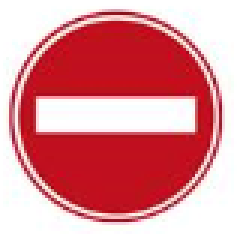
#> input picture circles/no.jpg, 84 x 78 px (shown 3 times larger)
$ python 'modified main.py'
#> lines starting #> are read from the running program, lines starting #| are printed output that depends on the picture; after the words box and inside, x2 and y2 are one past the last pixel; in counts of white or black regions, pixels touching at a corner belong together
#> further down, input_image is the input picture: shape (78, 84, 3); mean B, G, R 151.4, 145, 223.1
import cv2 as cv
import numpy as np

def color_mask(image, up,down):
    Pnum = cv.countNonZero( cv.inRange(image, down, up))
    return Pnum
def deleteText(c, imageA):
    cimg = np.zeros_like(imageA)
    cv.drawContours(cimg, [c], -1, (255, 255, 255), thickness=2)
    newImage = cimg.copy()
    h, w = cimg.shape[:2]
    mask = np.zeros((h + 2, w + 2), np.uint8)
    cv.floodFill(newImage, mask, (0, 0), 255);
    newImage_inv = cv.bitwise_not(newImage)
    out = cimg | newImage_inv
    for i in range(0, imageA.shape[0]):
        for j in range(0, imageA.shape[1]):
            if (out[i, j][0] != 255 or out[i, j][1] != 255 or out[i, j][2] != 255):
                imageA[i, j] = 0

    h, w = imageA.shape[:2]
    mask = np.zeros((h + 2, w + 2), np.uint8)
    cv.floodFill(imageA, mask, (0, 0), (255, 255, 255));

    grayB = cv.cvtColor(imageA, cv.COLOR_BGR2GRAY)
    return grayB,imageA
def rescale(W,image):

#> called with W = 300
    height, width, depth = image.shape
#> height = 78; width = 84; depth = 3
    imgzcale = W / width
#> imgzcale = 3.57
    newX, newY = image.shape[1] * imgzcale, image.shape[0] * imgzcale
#> newX = 300; newY = 278.6
    newimage = cv.resize(image, (int(newX), int(newY)))
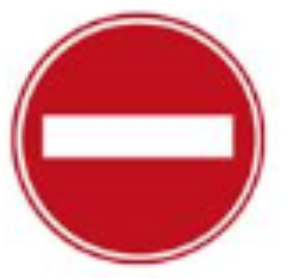
#> newimage: shape (278, 300, 3); mean B, G, R 151.3, 144.9, 223

    return newimage
def findc(grayA):
    blur = cv.medianBlur(grayA, 7)
    laplacian = cv.Laplacian(blur, cv.CV_8UC1)
    contours, hierarchy = cv.findContours(laplacian, cv.RETR_TREE, cv.CHAIN_APPROX_NONE)
    c = max(contours, key=cv.contourArea)


    epsilon = 0.025 * cv.arcLength(c, True)
    approx = cv.approxPolyDP(c, epsilon, True)

    ret, thresholded = cv.threshold(blur, 127, 255, cv.THRESH_BINARY)
    invetred_image = cv.bitwise_not(thresholded)
    contours2, hierarchy2 = cv.findContours(invetred_image, cv.RETR_LIST, cv.CHAIN_APPROX_SIMPLE)
    c2=min(contours2, key=cv.contourArea)
    approx2 = cv.approxPolyDP(c2, epsilon, True)

    cv.imshow("d",invetred_image)
    cv.waitKey(0)

    return approx, c,contours2,c2,approx2


if __name__ == '__main__':

    input_image = cv.imread("circles/no.jpg")
    input_image = rescale(300, input_image)
    image_size = input_image .shape[0] * input_image.shape[1]
#> image_size = 83400
    image_gray = cv.cvtColor(input_image, cv.COLOR_BGR2GRAY)
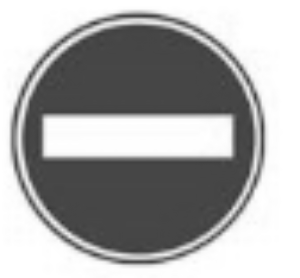
#> image_gray: shape (278, 300); min 54, max 255, mean 169
    hsv=cv.cvtColor(input_image, cv.COLOR_BGR2HSV)
#> hsv: shape (278, 300, 3); mean H, S, V 115.3, 104.9, 223.6

    yellow_number = color_mask(hsv, np.array([35, 255, 255]), np.array([15, 100, 100]))
#> in color_mask, `Pnum = cv.countNonZero( cv.inRange(image, down, up))`: Pnum = 0
#> yellow_number = 0
    green_number = color_mask(hsv, np.array([90, 255, 255]), np.array([30, 100, 50]))
#> green_number = 0
    brown_number = color_mask(hsv, np.array([20, 255, 200]), np.array([10, 100, 20]))
#> brown_number = 0
    red_number1 = color_mask(hsv, np.array([10, 255, 255]), np.array([0, 50, 50]))
#> red_number1 = 2256
    red_number2 = color_mask(hsv, np.array([180, 255, 255]), np.array([170, 50, 50]))
#> red_number2 = 40604
    red_number= red_number1 + red_number2
#> red_number = 42860
    blue_number = color_mask(hsv, np.array([130, 255, 255]), np.array([80, 50, 50]))
#> blue_number = 0

    approximated, c,xxx,xxxxx,xxxx = findc(image_gray)
#> in findc, `laplacian = cv.Laplacian(blur, cv.CV_8UC1)`:
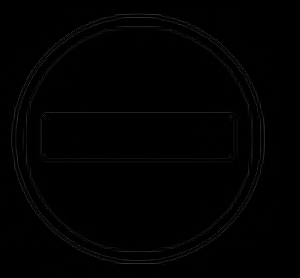
#> laplacian: shape (278, 300); min 0, max 56, mean 1.3
#> in findc, `contours, hierarchy = cv.findContours(laplacian, cv.RETR_TREE, cv.CHAI..`: contours = 1421 contours, 1318 with area under 20; largest, box (x1, y1, x2, y2) and area: (10, 13, 265, 265) 50190, (16, 17, 261, 261) 46684, (22, 24, 255, 254) 41500, (32, 154, 245, 252) 12863, (35, 29, 244, 113) 10796
#> in findc, `c = max(contours, key=cv.contourArea)`: c = contour of 919 points, box (x1, y1, x2, y2) (10, 13, 265, 265), area 50190
#> in findc, `epsilon = 0.025 * cv.arcLength(c, True)`: epsilon = 27.4
#> in findc, `approx = cv.approxPolyDP(c, epsilon, True)`: approx = [[98, 17], [29, 70], [13, 173], [71, 247], [165, 264], [252, 196], [261, 96], [197, 25]]
#> in findc, `ret, thresholded = cv.threshold(blur, 127, 255, cv.THRESH_BINARY)`:
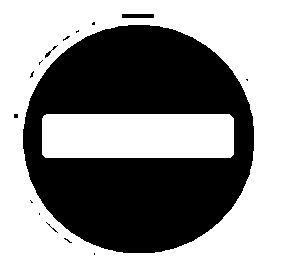
#> thresholded: shape (278, 300); 59.9% white; 15 black regions (12 under 20 px), largest, box (x1, y1, x2, y2) and area: (23, 25, 254, 253) 33199, (122, 14, 154, 18) 128, (45, 45, 58, 58) 33
#> in findc, `invetred_image = cv.bitwise_not(thresholded)`: invetred_image: shape (278, 300); 40.1% white; 15 white regions (12 under 20 px)
#> in findc, `contours2, hierarchy2 = cv.findContours(invetred_image, cv.RETR_LIST, ..`: contours2 = 16 contours, 13 with area under 20; largest, box (x1, y1, x2, y2) and area: (23, 25, 254, 253) 41291, (41, 113, 235, 159) 8646, (122, 14, 154, 18) 93
#> in findc, `c2=min(contours2, key=cv.contourArea)`: c2 = [[94, 253], [94, 254]]
#> in findc, `approx2 = cv.approxPolyDP(c2, epsilon, True)`: approx2 = [[94, 253]]
#> approximated has the same summary as approx in findc; xxx has the same summary as contours2 in findc; xxxxx = [[94, 253], [94, 254]]; xxxx = [[94, 253]]
    grayB, input_image = deleteText(c, input_image)
#> in deleteText, `cv.drawContours(cimg, [c], -1, (255, 255, 255), thickness=2)`: cimg: shape (278, 300, 3); 3.7% white; 1 white region
#> in deleteText, `cv.floodFill(newImage, mask, (0, 0), 255);`:
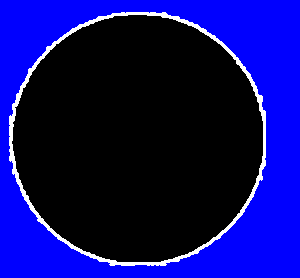
#> newImage: shape (278, 300, 3); mean of channels 0, 1, 2 106, 9.4, 9.4; drawn as B, G, R
#> in deleteText, `out = cimg | newImage_inv`:
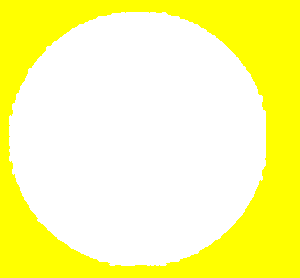
#> out: shape (278, 300, 3); mean of channels 0, 1, 2 158.4, 255, 255; drawn as B, G, R
#> after the loop in deleteText, `for i in range(0, imageA.shape[0]):`:
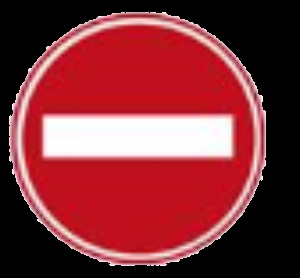
#> imageA: shape (278, 300, 3); mean B, G, R 55.6, 49.1, 127
    xx, c, contours2 ,xxxxxxx,xxxxxxxxx= findc(grayB)
#> in findc (call 2), `contours, hierarchy = cv.findContours(laplacian, cv.RETR_TREE, cv.CHAI..`: contours = 1262 contours, 1189 with area under 20; largest, box (x1, y1, x2, y2) and area: (9, 12, 266, 266) 51136, (16, 17, 261, 261) 46684, (22, 24, 255, 254) 41500, (32, 154, 245, 252) 12863, (35, 29, 244, 113) 10796
#> xx = [[113, 13], [34, 63], [9, 158], [57, 238], [163, 265], [241, 215], [265, 113], [212, 34]]; c = contour of 779 points, box (x1, y1, x2, y2) (9, 12, 266, 266), area 51136; xxxxxxx = [[94, 253], [94, 254]]; xxxxxxxxx = [[94, 253]]
    hsv2=cv.cvtColor(input_image, cv.COLOR_BGR2HSV)
#> hsv2: shape (278, 300, 3); mean H, S, V 97.4, 103.7, 223.8
    black_number = color_mask(hsv2, np.array([180, 255, 40]), np.array([0, 0, 0]))
#> black_number = 0

    if len(approximated) == 4 and yellow_number > 100:
        print("exit")
    elif green_number>100 and len(approximated) == 4:
        print("major")
    elif brown_number / image_size > 0.2:
        print("tour")
    elif len(approximated) == 3 and yellow_number>100 and  green_number>100 :
        print("traffic light")
    elif len(approximated) > 4 and blue_number > 100 and red_number > 100:
        print("no parking")
    else:
        if len(approximated) == 4 and blue_number>100:
            print("free road")
        else:
            if blue_number/image_size < 0.07 and  red_number/image_size < 0.07:
                if len(approximated) > 7:
                    print("speed_limit")
                else:
                    print("local_destination")
            elif len(approximated) == 3:
                if len(contours2) == 3:
                    print("bump")
                elif black_number> 200 :
                    print("dangerous_descendent ")
                else:
                    print("give way")
            else:
                xx, xxxxx, contours, c2, approximated2 = findc(grayB)
#> xxxxx has the same summary as c; contours has the same summary as contours2 in findc; c2 = [[94, 253], [94, 254]]; approximated2 = [[94, 253]]

                center = cv.moments(c2)
#> center = moments, m00 0
                center_x = int(center["m10"] / (center["m00"]+1))
#> center_x = 0
                center_y = int(center["m01"] / (center["m00"]+1))
#> center_y = 0
                count_right = count_left = count_top = 0

                for i in range(len(approximated2)):
                   if approximated2[i][0][0] > center_x:
                       count_right = count_right + 1
                   elif approximated2[i][0][0] < center_x:
                       count_left = count_left + 1
                   if  approximated2[i][0][1] < center_y:
                       count_top = count_top + 1
#> this loop made 1 pass
#> count_right on pass 1: 1
#> after the loop, count_left = 0; count_right = 1; count_top = 0

                if blue_number/image_size>0.3:
                        if count_top > count_left and count_top > count_right:
                            print("go straight")
                        elif count_right > count_left:
                            print("go right")
                        elif count_left > count_right:
                            print("go left")

                else:
                    if len(approximated) > 4:
                        print("stop")
                    else:
                        print("no")

$ run again, with circles/goleft t.jpg copied over circles/no.jpg
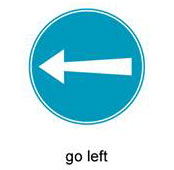
#> input picture circles/goleft t.jpg, 174 x 170 px
#> input_image is the input picture: shape (170, 174, 3); mean B, G, R 231.7, 222.2, 177.5
#> hsv: shape (293, 300, 3); mean H, S, V 46.5, 74.2, 232.1
#> Pnum = 0
#> green_number = 553
#> brown_number = 0
#> blue_number = 28404
#> in findc, `contours, hierarchy = cv.findContours(laplacian, cv.RETR_TREE, cv.CHAI..`: contours = 1201 contours, 1052 with area under 20; largest, box (x1, y1, x2, y2) and area: (49, 14, 251, 216) 31706, (77, 21, 241, 111) 7104, (87, 126, 224, 207) 6428, (67, 86, 229, 145) 4066, (72, 58, 124, 89) 664
#> in findc, `c = max(contours, key=cv.contourArea)`: c = contour of 611 points, box (x1, y1, x2, y2) (49, 14, 251, 216), area 31706
#> epsilon = 18.02
#> approx = [[130, 15], [69, 53], [50, 133], [87, 194], [162, 215], [229, 177], [249, 97], [211, 34]]
#> thresholded: shape (293, 300); 73.2% white; 7 black regions (3 under 20 px), largest, box (x1, y1, x2, y2) and area: (56, 21, 244, 209) 23365, (172, 261, 183, 269) 67, (118, 266, 128, 281) 62, (158, 266, 168, 275) 60
#> invetred_image: shape (293, 300); 26.8% white; 7 white regions (3 under 20 px)
#> in findc, `contours2, hierarchy2 = cv.findContours(invetred_image, cv.RETR_LIST, ..`: contours2 = 8 contours, 3 with area under 20; largest, box (x1, y1, x2, y2) and area: (56, 21, 244, 209) 27494, (66, 84, 229, 145) 4586, (172, 261, 183, 269) 52, (158, 266, 168, 275) 45, (118, 266, 128, 281) 40
#> in findc, `c2=min(contours2, key=cv.contourArea)`: c2 = [[137, 267]]
#> `approximated, c,xxx,xxxxx,xxxx = findc(image_gray)`: approximated has the same summary as approx in findc; xxx has the same summary as contours2 in findc
#> cimg: shape (293, 300, 3); 2.6% white; 1 white region
#> after the loop in deleteText, `for i in range(0, imageA.shape[0]):`:
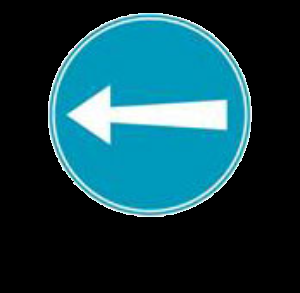
#> imageA: shape (293, 300, 3); mean B, G, R 73.9, 64.4, 19.9
#> in findc (call 2), `contours, hierarchy = cv.findContours(laplacian, cv.RETR_TREE, cv.CHAI..`: contours = 800 contours, 695 with area under 20; largest, box (x1, y1, x2, y2) and area: (49, 13, 251, 216) 31758, (77, 21, 241, 111) 7104, (87, 126, 224, 207) 6428, (67, 86, 229, 145) 4066, (72, 58, 124, 89) 664
#> in findc (call 2), `c = max(contours, key=cv.contourArea)`: c = contour of 666 points, box (x1, y1, x2, y2) (49, 13, 251, 216), area 31758
#> epsilon = 19.92
#> approx = [[130, 14], [72, 48], [50, 133], [94, 200], [162, 215], [232, 174], [250, 96], [211, 34]]
#> in findc (call 2), `ret, thresholded = cv.threshold(blur, 127, 255, cv.THRESH_BINARY)`:
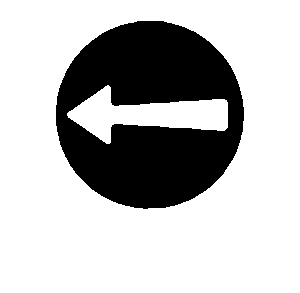
#> thresholded: shape (293, 300); 73.4% white; 1 black region, box (x1, y1, x2, y2) and area: (56, 21, 244, 209) 23365
#> invetred_image: shape (293, 300); 26.6% white; 1 white region
#> in findc (call 2), `contours2, hierarchy2 = cv.findContours(invetred_image, cv.RETR_LIST, ..`: contours2 = 2 contours; box (x1, y1, x2, y2) and area: (56, 21, 244, 209) 27494, (66, 84, 229, 145) 4586
#> in findc (call 2), `c2=min(contours2, key=cv.contourArea)`: c2 = contour of 104 points, box (x1, y1, x2, y2) (66, 84, 229, 145), area 4586
#> approx2 = [[66, 113], [108, 84], [114, 105], [224, 98], [228, 127], [106, 144]]
#> `xx, c, contours2 ,xxxxxxx,xxxxxxxxx= findc(grayB)`: xx has the same summary as approx in findc; xxxxxxx has the same summary as c2 in findc; xxxxxxxxx has the same summary as approx2 in findc
#> hsv2: shape (293, 300, 3); mean H, S, V 34.9, 73.4, 233.8
#> black_number = 0
#> `xx, xxxxx, contours, c2, approximated2 = findc(grayB)`: xxxxx has the same summary as c in findc; contours has the same summary as contours2 in findc; approximated2 has the same summary as approx2 in findc
#> center = moments, m00 4585.5, centre m10/m00, m01/m00 = (148, 114.3)
#> center_x = 147
#> center_y = 114
#> the loop `for i in range(len(approximated2)):` made 6 passes
#> count_right on passes 4 to 5: 1, 2
#> after the loop `for i in range(len(approximated2)):`: count_left = 4; count_right = 2; count_top = 4

$ run again, with circles/goleft.jpg copied over circles/no.jpg
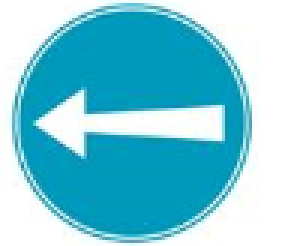
#> input picture circles/goleft.jpg, 96 x 82 px (shown 3 times larger)
#> input_image is the input picture: shape (82, 96, 3); mean B, G, R 217.4, 200.5, 121.6
#> hsv: shape (256, 300, 3); mean H, S, V 73.4, 130, 217.6
#> Pnum = 0
#> green_number = 11
#> brown_number = 0
#> blue_number = 44093
#> in findc, `contours, hierarchy = cv.findContours(laplacian, cv.RETR_TREE, cv.CHAI..`: contours = 1226 contours, 1094 with area under 20; largest, box (x1, y1, x2, y2) and area: (12, 2, 263, 254) 48767, (23, 14, 239, 147) 12773, (27, 141, 244, 242) 12615, (32, 92, 236, 168) 6396, (13, 4, 238, 174) 2054
#> in findc, `c = max(contours, key=cv.contourArea)`: c = contour of 796 points, box (x1, y1, x2, y2) (12, 2, 263, 254), area 48767
#> epsilon = 23.42
#> approx = [[122, 2], [25, 65], [12, 146], [55, 223], [154, 253], [237, 205], [262, 111], [206, 23]]
#> in findc, `ret, thresholded = cv.threshold(blur, 127, 255, cv.THRESH_BINARY)`:
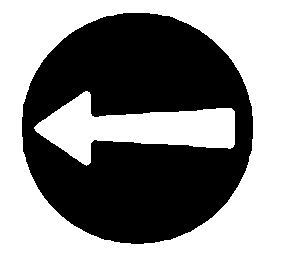
#> thresholded: shape (256, 300); 54.4% white; 1 black region, box (x1, y1, x2, y2) and area: (22, 13, 253, 244) 35025
#> invetred_image: shape (256, 300); 45.6% white; 1 white region
#> in findc, `contours2, hierarchy2 = cv.findContours(invetred_image, cv.RETR_LIST, ..`: contours2 = 2 contours; box (x1, y1, x2, y2) and area: (22, 13, 253, 244) 41775, (33, 90, 236, 167) 7316
#> in findc, `c2=min(contours2, key=cv.contourArea)`: c2 = contour of 128 points, box (x1, y1, x2, y2) (33, 90, 236, 167), area 7316
#> approx2 = [[33, 127], [87, 90], [94, 116], [231, 107], [235, 144], [94, 140], [86, 166]]
#> `approximated, c,xxx,xxxxx,xxxx = findc(image_gray)`: approximated has the same summary as approx in findc; xxx has the same summary as contours2 in findc; xxxxx has the same summary as c2 in findc; xxxx has the same summary as approx2 in findc
#> cimg: shape (256, 300, 3); 3.7% white; 1 white region
#> after the loop in deleteText, `for i in range(0, imageA.shape[0]):`:
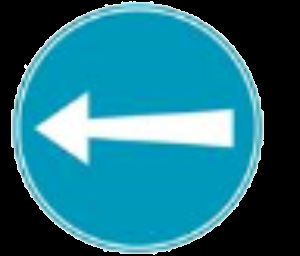
#> imageA: shape (256, 300, 3); mean B, G, R 129.3, 112.4, 34.2
#> in findc (call 2), `contours, hierarchy = cv.findContours(laplacian, cv.RETR_TREE, cv.CHAI..`: contours = 1137 contours, 1023 with area under 20; largest, box (x1, y1, x2, y2) and area: (11, 2, 264, 254) 49489, (23, 14, 239, 147) 12773, (27, 141, 244, 242) 12615, (32, 92, 236, 168) 6396, (13, 4, 238, 174) 2054
#> `xx, c, contours2 ,xxxxxxx,xxxxxxxxx= findc(grayB)`: xx = [[123, 2], [36, 52], [11, 144], [59, 227], [155, 253], [235, 208], [263, 112], [212, 26]]; c = contour of 804 points, box (x1, y1, x2, y2) (11, 2, 264, 254), area 49489; xxxxxxx has the same summary as c2 in findc; xxxxxxxxx = [[33, 127], [87, 90], [94, 116], [231, 107], [235, 144], [86, 166]]
#> hsv2: shape (256, 300, 3); mean H, S, V 60.9, 129, 217.7
#> black_number = 0
#> `xx, xxxxx, contours, c2, approximated2 = findc(grayB)`: xxxxx has the same summary as c; contours has the same summary as contours2 in findc; approximated2 has the same summary as xxxxxxxxx
#> center = moments, m00 7316, centre m10/m00, m01/m00 = (135.1, 127.8)
#> center_x = 135
#> center_y = 127
#> the loop `for i in range(len(approximated2)):` made 6 passes
#> count_right on passes 4 to 5: 1, 2
#> after the loop `for i in range(len(approximated2)):`: count_left = 4; count_right = 2; count_top = 3

$ run again, with circles/no t.jpg copied over circles/no.jpg
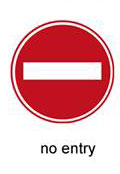
#> input picture circles/no t.jpg, 120 x 174 px
#> input_image is the input picture: shape (174, 120, 3); mean B, G, R 183, 178.7, 230.7
#> hsv: shape (435, 300, 3); mean H, S, V 76.8, 71.5, 231.5
#> Pnum = 0
#> brown_number = 2
#> red_number1 = 2772
#> red_number2 = 40364
#> red_number = 43136
#> blue_number = 0
#> in findc, `contours, hierarchy = cv.findContours(laplacian, cv.RETR_TREE, cv.CHAI..`: contours = 1891 contours, 1710 with area under 20; largest, box (x1, y1, x2, y2) and area: (26, 50, 286, 308) 52512, (30, 55, 282, 305) 49128, (37, 62, 276, 298) 43875, (52, 199, 266, 296) 13212, (52, 65, 250, 154) 12298
#> in findc, `c = max(contours, key=cv.contourArea)`: c = contour of 779 points, box (x1, y1, x2, y2) (26, 50, 286, 308), area 52512
#> epsilon = 22.78
#> approx = [[141, 50], [53, 99], [27, 203], [84, 287], [182, 307], [260, 257], [284, 155], [232, 74]]
#> thresholded: shape (435, 300); 70.6% white; 17 black regions (1 under 20 px), largest, box (x1, y1, x2, y2) and area: (38, 63, 275, 298) 35150, (27, 52, 143, 176) 647, (27, 184, 129, 305) 560
#> invetred_image: shape (435, 300); 29.4% white; 17 white regions (1 under 20 px)
#> in findc, `contours2, hierarchy2 = cv.findContours(invetred_image, cv.RETR_LIST, ..`: contours2 = 20 contours, 4 with area under 20; largest, box (x1, y1, x2, y2) and area: (38, 63, 275, 298) 43611, (57, 154, 255, 201) 9030, (27, 52, 143, 176) 482, (27, 184, 129, 305) 410, (103, 363, 141, 384) 394
#> in findc, `c2=min(contours2, key=cv.contourArea)`: c2 = [[210, 377], [210, 379], [213, 379], [213, 377]]
#> approx2 = [[210, 377]]
#> `approximated, c,xxx,xxxxx,xxxx = findc(image_gray)`: approximated has the same summary as approx in findc; xxx has the same summary as contours2 in findc; xxxxx = [[210, 377], [210, 379], [213, 379], [213, 377]]; xxxx = [[210, 377]]
#> cimg: shape (435, 300, 3); 2.2% white; 1 white region
#> in findc (call 2), `contours, hierarchy = cv.findContours(laplacian, cv.RETR_TREE, cv.CHAI..`: contours = 1160 contours, 1068 with area under 20; largest, box (x1, y1, x2, y2) and area: (25, 49, 287, 309) 53195, (30, 55, 282, 305) 49128, (37, 62, 276, 298) 43875, (52, 199, 266, 296) 13212, (52, 65, 250, 154) 12298
#> in findc (call 2), `c = max(contours, key=cv.contourArea)`: c = contour of 844 points, box (x1, y1, x2, y2) (25, 49, 287, 309), area 53195
#> epsilon = 25.78
#> approx = [[144, 49], [49, 103], [27, 206], [82, 287], [182, 308], [263, 255], [285, 155], [240, 79]]
#> in findc (call 2), `ret, thresholded = cv.threshold(blur, 127, 255, cv.THRESH_BINARY)`:
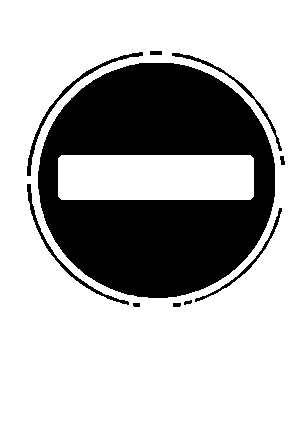
#> thresholded: shape (435, 300); 71.4% white; 10 black regions, largest, box (x1, y1, x2, y2) and area: (38, 63, 275, 298) 35150, (27, 52, 143, 176) 647, (27, 184, 129, 305) 560
#> invetred_image: shape (435, 300); 28.6% white; 10 white regions
#> in findc (call 2), `contours2, hierarchy2 = cv.findContours(invetred_image, cv.RETR_LIST, ..`: contours2 = 11 contours, 2 with area under 20; largest, box (x1, y1, x2, y2) and area: (38, 63, 275, 298) 43611, (57, 154, 255, 201) 9030, (27, 52, 143, 176) 482, (27, 184, 129, 305) 410, (172, 53, 282, 151) 322
#> in findc (call 2), `c2=min(contours2, key=cv.contourArea)`: c2 = contour of 10 points, box (x1, y1, x2, y2) (184, 300, 192, 305), area 16
#> approx2 = [[191, 300]]
#> `xx, c, contours2 ,xxxxxxx,xxxxxxxxx= findc(grayB)`: xx has the same summary as approx in findc; xxxxxxx has the same summary as c2 in findc
#> hsv2: shape (435, 300, 3); mean H, S, V 61.3, 70.4, 234.2
#> black_number = 0
#> `xx, xxxxx, contours, c2, approximated2 = findc(grayB)`: xxxxx has the same summary as c in findc; contours has the same summary as contours2 in findc; approximated2 = [[191, 300]]
#> center = moments, m00 16, centre m10/m00, m01/m00 = (187.5, 302)
#> center_x = 176
#> center_y = 284
#> the loop `for i in range(len(approximated2)):` made 1 pass
#> count_right on pass 1: 1
#> after the loop `for i in range(len(approximated2)):`: count_left = 0; count_right = 1; count_top = 0
